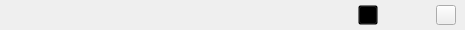
       <widget class="QWidget" name="widTitle" native="true">
        <property name="minimumSize">
         <size>
          <width>0</width>
          <height>30</height>
         </size>
        </property>
        <property name="maximumSize">
         <size>
          <width>16777215</width>
          <height>30</height>
         </size>
        </property>
        <property name="styleSheet">
         <string notr="true">QWidget#widTitle{border-bottom: 1px solid #e3e3e3;border-top: 1px solid #e3e3e3;border-right: 1px solid #e3e3e3;background-color: rgb(255, 255, 255);}</string>
        </property>
        <layout class="QHBoxLayout" name="horizontalLayout">
         <property name="spacing">
          <number>0</number>
         </property>
         <property name="leftMargin">
          <number>300</number>
         </property>
         <property name="topMargin">
          <number>0</number>
         </property>
         <property name="rightMargin">
          <number>0</number>
         </property>
         <property name="bottomMargin">
          <number>0</number>
         </property>
         <item>
          <widget class="QLabel" name="lblChatTitle">
           <property name="font">
            <font>
             <family>微软雅黑</family>
             <pointsize>12</pointsize>
            </font>
           </property>
           <property name="styleSheet">
            <string notr="true">color: rgb(67, 69, 85);</string>
           </property>
           <property name="text">
            <string/>
           </property>
          </widget>
         </item>
         <item>
          <widget class="QWidget" name="widget_17" native="true">
           <layout class="QHBoxLayout" name="horizontalLayout_9">
            <property name="topMargin">
             <number>0</number>
            </property>
            <property name="bottomMargin">
             <number>0</number>
            </property>
            <item>
             <spacer name="horizontalSpacer_5">
              <property name="orientation">
               <enum>Qt::Horizontal</enum>
              </property>
              <property name="sizeHint" stdset="0">
               <size>
                <width>40</width>
                <height>20</height>
               </size>
              </property>
             </spacer>
            </item>
            <item>
             <widget class="QPushButton" name="pbMinimum">
              <property name="minimumSize">
               <size>
                <width>20</width>
                <height>20</height>
               </size>
              </property>
              <property name="maximumSize">
               <size>
                <width>20</width>
                <height>20</height>
               </size>
              </property>
              <property name="styleSheet">
               <string notr="true">QPushButton{
	background: transparent;
	border-image: url(:/SoftTerminal/images/minimum.png);}

QPushButton:hover:!pressed {
	
	background-color: rgb(218, 218, 218);
}</string>
              </property>
              <property name="text">
               <string/>
              </property>
             </widget>
            </item>
            <item>
             <widget class="QPushButton" name="pbMaximum">
              <property name="minimumSize">
               <size>
                <width>20</width>
                <height>20</height>
               </size>
              </property>
              <property name="maximumSize">
               <size>
                <width>20</width>
                <height>20</height>
               </size>
              </property>
              <property name="styleSheet">
               <string notr="true">
QPushButton{
	background: transparent;
	border-image: url(:/SoftTerminal/images/maximum.png);
    background-repeat:no-repeat;
    border:none;
}

QPushButton:hover:!pressed {
	
	background-color: rgb(218, 218, 218);
}</string>
              </property>
              <property name="text">
               <string/>
              </property>
             </widget>
            </item>
            <item>
             <widget class="QPushButton" name="pbNormal">
              <property name="minimumSize">
               <size>
                <width>20</width>
                <height>20</height>
               </size>
              </property>
              <property name="maximumSize">
               <size>
                <width>20</width>
                <height>20</height>
               </size>
              </property>
              <property name="styleSheet">
               <string notr="true">
QPushButton{
	background: transparent;
	border-image: url(:/SoftTerminal/images/normal.png);
    background-repeat:no-repeat;
    border:none;}

QPushButton:hover:!pressed {
	
	background-color: rgb(218, 218, 218);
}</string>
              </property>
              <property name="text">
               <string/>
              </property>
             </widget>
            </item>
            <item>
             <widget class="QPushButton" name="pbClose">
              <property name="minimumSize">
               <size>
                <width>20</width>
                <height>20</height>
               </size>
              </property>
              <property name="maximumSize">
               <size>
                <width>20</width>
                <height>20</height>
               </size>
              </property>
              <property name="styleSheet">
               <string notr="true">
QPushButton{border-image: url(:/SoftTerminal/images/close.png);}

QPushButton:hover:!pressed {
	
	background-color: #ff6741;
}</string>
              </property>
              <property name="text">
               <string/>
              </property>
             </widget>
            </item>
           </layout>
          </widget>
         </item>
        </layout>
       </widget>
